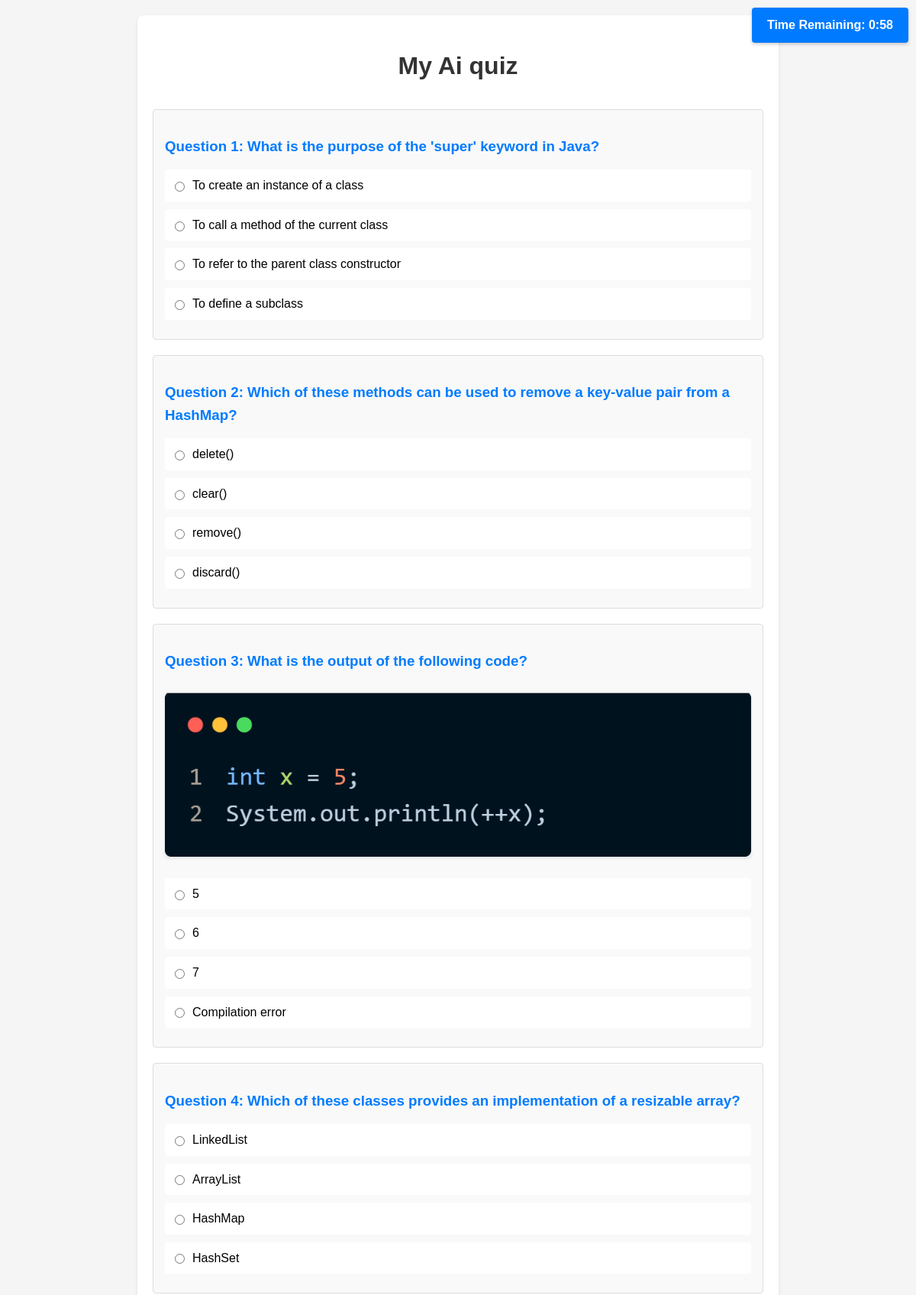
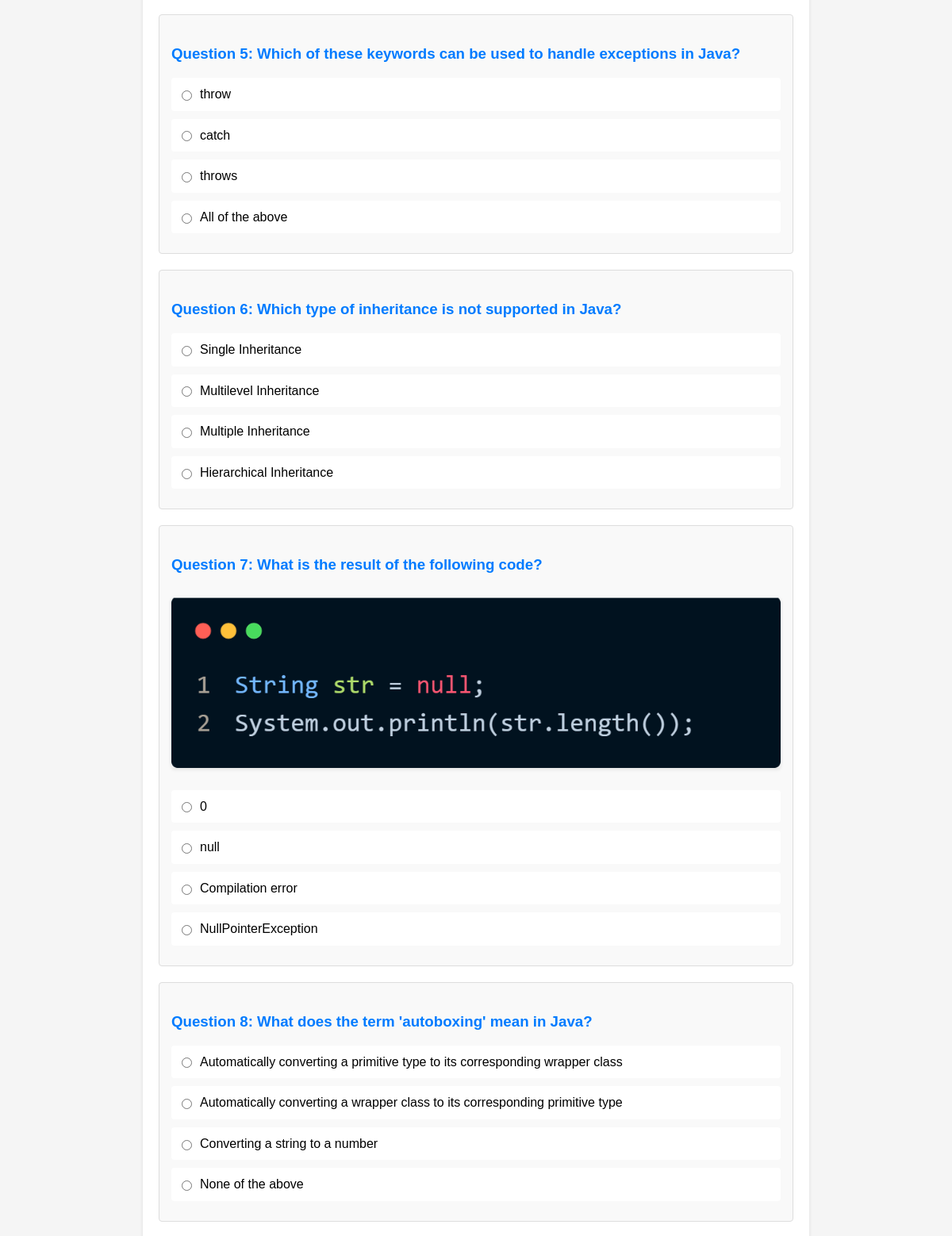
Screenshot of /q/join/543845/ (signed in, upper part) with the database file from the repository (2 pictures, top to bottom).
### q/models.py (models this page shows, shortened)
class Quiz(models.Model):
    title = models.CharField(max_length=255)
    pdf = models.FileField(upload_to='pdfs/', null=True, blank=True)
    code = models.IntegerField(unique=True, editable=False, null=True, blank=True)
    host = models.ForeignKey(User, on_delete=models.CASCADE)
    created_at = models.DateTimeField(auto_now_add=True)
    show_results_to_student = models.BooleanField(default=True)  # Show results or not
    duration = models.IntegerField(default=2)  # Duration in minutes
    is_active = models.BooleanField(default=True)  # Whether the quiz is active or not

class Question(models.Model):
    QUESTION_TYPES = (
        ('MCQ', 'Multiple Choice (Single Answer)'),
        ('MCA', 'Multiple Choice (Multiple Answers)'),
        ('TF', 'True/False'),
    )
    quiz = models.ForeignKey(Quiz, related_name='questions', on_delete=models.CASCADE)
    question_text = models.TextField()
    question_type = models.CharField(max_length=3, choices=QUESTION_TYPES, default='MCQ')
    option1 = models.CharField(max_length=255, blank=True, null=True)
    option2 = models.CharField(max_length=255, blank=True, null=True)
    option3 = models.CharField(max_length=255, blank=True, null=True)
    option4 = models.CharField(max_length=255, blank=True, null=True)
    correct_option = models.CharField(max_length=255)
    image_loc = models.CharField(max_length=255, blank=True, null=True)
    images = models.ImageField(upload_to='questions/', null=True, blank=True)
    points = models.IntegerField(default=1)

### q/views.py (the view, shortened to what this page needs)
# urls.py: path('join/<str:code>/', views.join_quiz, name='join_quiz'),
@login_required
def join_quiz(request, code):
    if not request.user.is_student:
        return HttpResponseForbidden("You are not allowed to access this page.")
    quiz = get_object_or_404(Quiz, code=code)
    if QuizResult.objects.filter(quiz=quiz, user=request.user).exists():
        return render(request, 'error.html', {'message': 'You have already submitted this quiz.'})
    return render(request, 'join_quiz.html', {'quiz': quiz})

### q/templates/join_quiz.html (shortened to what this page needs)
<!DOCTYPE html>
<html lang="en">
<head>
    {% load static %}
</head>
<body>
    <div class="quiz-container">
        <h1>{{ quiz.title }}</h1>
        <div class="timer">Time Remaining: <span id="timer"></span></div>
        <form method="POST">
            {% for question in quiz.questions.all %}
            <div class="question-block">
                <h3>Question {{ forloop.counter }}: {{ question.question_text }}</h3>
                {% if question.images %}
                    <img src="{{ question.images.url }}" alt="Question Image" class="question-image">
                {% endif %}
                {% if question.question_type == 'MCQ' %}
                    <div class="options-container">
                        <div class="radio-group">
                            <input type="radio" id="q{{ question.id }}_1" name="answers_{{ question.id }}" value="option1" required>
                            <label for="q{{ question.id }}_1">{{ question.option1 }}</label>
                        </div>
                        <div class="radio-group">
                            <input type="radio" id="q{{ question.id }}_2" name="answers_{{ question.id }}" value="option2" required>
                            <label for="q{{ question.id }}_2">{{ question.option2 }}</label>
                        </div>
                        {% if question.option3 %}
                        <div class="radio-group">
                            <input type="radio" id="q{{ question.id }}_3" name="answers_{{ question.id }}" value="option3" required>
                            <label for="q{{ question.id }}_3">{{ question.option3 }}</label>
                        </div>
                        {% endif %}
                        {% if question.option4 %}
                        <div class="radio-group">
                            <input type="radio" id="q{{ question.id }}_4" name="answers_{{ question.id }}" value="option4" required>
                            <label for="q{{ question.id }}_4">{{ question.option4 }}</label>
                        </div>
                        {% endif %}
                    </div>
                {% endif %}
            </div>
            {% endfor %}
        </form>
    </div>
</body>
</html>

### q/templates/join_quiz.html (style rules this page uses)
body { font-family: Arial, sans-serif; line-height: 1.6; margin: 0; padding: 20px; background-color: #f5f5f5; }
.quiz-container { max-width: 800px; margin: 0 auto; background-color: white; padding: 20px; border-radius: 8px; box-shadow: 0 2px 4px rgba(0,0,0,0.1); }
.question-block { margin-bottom: 20px; padding: 15px; border: 1px solid #ddd; border-radius: 4px; background-color: #f9f9f9; }
.options-container { margin: 10px 0; }
.radio-group, .checkbox-group { display: flex; align-items: center; margin: 10px 0; padding: 8px; border-radius: 4px; background-color: white; }
.radio-group input[type="radio"], .checkbox-group input[type="checkbox"] { margin-right: 10px; }
.radio-group label, .checkbox-group label { flex: 1; cursor: pointer; }
.timer { position: fixed; top: 10px; right: 10px; background: #007bff; color: white; padding: 10px 20px; border-radius: 4px; font-weight: bold; box-shadow: 0 2px 4px rgba(0,0,0,0.2); }
.question-image { max-width: 100%; height: auto; margin: 10px 0; border-radius: 4px; box-shadow: 0 2px 4px rgba(0,0,0,0.1); }
h1 { text-align: center; color: #333; margin-bottom: 30px; }
h3 { color: #007bff; margin-bottom: 15px; }

### rows the page displays
Quiz: title "My Ai quiz"
Question: question_text "What is the purpose of the 'super' keyword in Java?", option1 "To create an instance of a class", option2 "To call a method of the current class", option3 "To refer to the parent class constructor", option4 "To define a subclass"
Question: question_text "Which of these methods can be used to remove a key-value pair from a HashMap?", option1 "delete()", option2 "clear()", option3 "remove()", option4 "discard()"
Question: question_text "What is the output of the following code?", images (picture), option1 "5", option2 "6", option3 "7", option4 "Compilation error"
Question: question_text "Which of these classes provides an implementation of a resizable array?", option1 "LinkedList", option2 "ArrayList", option3 "HashMap", option4 "HashSet"
Question: question_text "Which of these keywords can be used to handle exceptions in Java?", option1 "throw", option2 "catch", option3 "throws", option4 "All of the above"
Question: question_text "Which type of inheritance is not supported in Java?", option1 "Single Inheritance", option2 "Multilevel Inheritance", option3 "Multiple Inheritance", option4 "Hierarchical Inheritance"
Question: question_text "What is the result of the following code?", images (picture), option1 "0", option2 "null", option3 "Compilation error", option4 "NullPointerException"
Question: question_text "What does the term 'autoboxing' mean in Java?", option1 "Automatically converting a primitive type to its corresponding wrapper class", option2 "Automatically converting a wrapper class to its corresponding primitive type", option3 "Converting a string to a number", option4 "None of the above"
